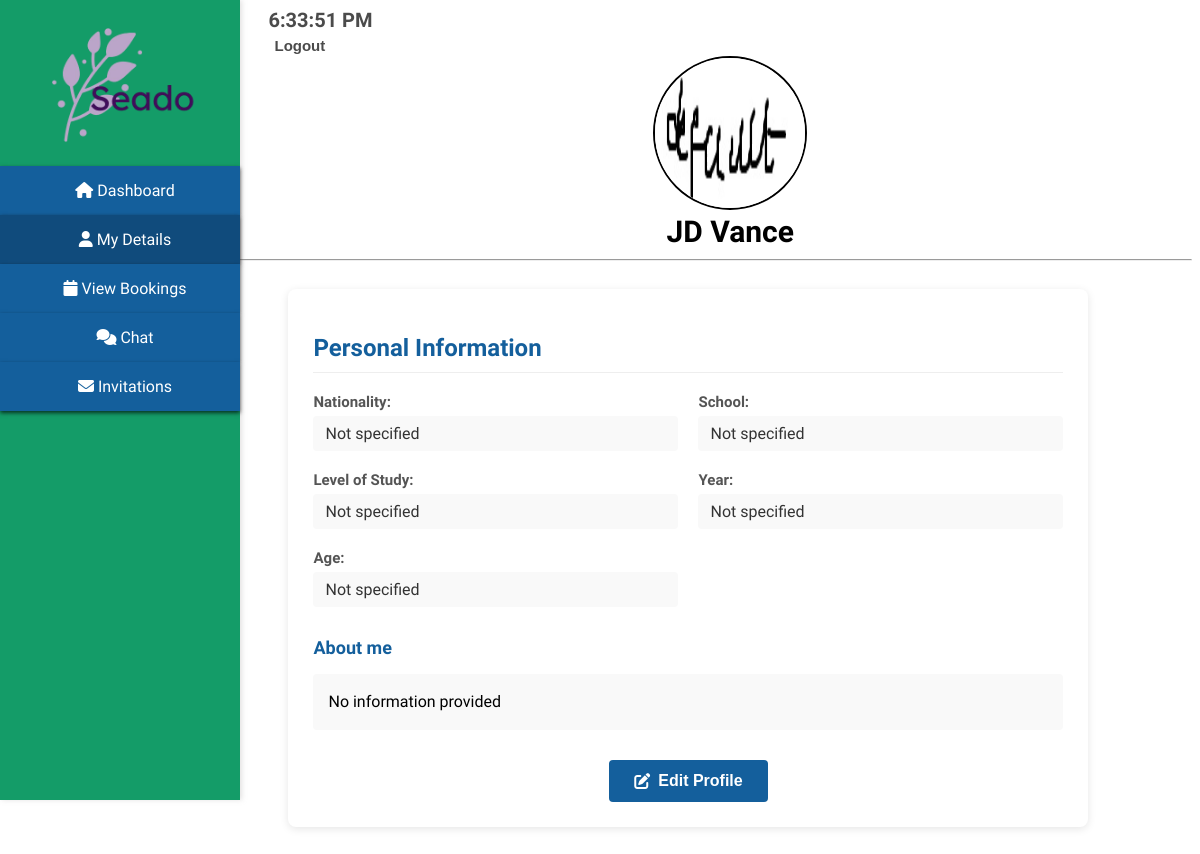
Screenshot of /student-details (signed in) with the database file from the repository.
### Website/models.py (models this page shows)
class Tutor(db.Model, UserMixin):
    id = db.Column(db.Integer, primary_key=True)
    firstName = db.Column(db.String(150), nullable=False)
    lastName = db.Column(db.String(150), nullable=False)
    qualification = db.Column(db.String(150), nullable=True)
    course = db.Column(db.String(150), nullable=True)
    email = db.Column(db.String(150), unique=True, nullable=False)
    password = db.Column(db.String(150), nullable=False)
    profilePicture = db.Column(db.String(255), nullable=True)

### Website/views.py (the view)
@views.route('/student-details')
def student_details():
    return render_template("student/student-details.html", student=current_user)

### Website/templates/student/student-details.html (shortened to what this page needs)
<!DOCTYPE html>
<html lang="en">
<head>
    <link rel="stylesheet" href="{{ url_for('static', filename='stylesheets/dashboard-style.css') }}">
    <link rel="stylesheet" href="{{ url_for('static', filename='stylesheets/student-details.css') }}">
</head>
<body>
    <div class="container">
        <div class="side-pane">
            <div class="seado">
                <img class="seado-logo" src="{{ url_for('static', filename='icons/seado-logo.png') }}">
            </div>
            <nav>
                <ul>
                    <li><a href="{{ url_for('views.student_dashboard') }}"><i class="fas fa-home"></i> Dashboard</a></li>
                    <li class="active"><a href="{{ url_for('views.student_details') }}"><i class="fas fa-user"></i> My Details</a></li>
                    <li><a href="{{ url_for('views.student_view_bookings') }}"><i class="fas fa-calendar"></i> View Bookings</a></li>
                    <li><a href="{{ url_for('views.student_recent_chats') }}"><i class="fas fa-comments"></i> Chat</a></li>
                    <li><a href="{{ url_for('views.student_invitations') }}"><i class="fas fa-envelope"></i> Invitations</a></li>
                </ul>
            </nav>
        </div>
        <div class="profile-header">
            <div class="top">
                <div class="live-time" id="live-time">
                </div>
                <div class="logout-button">
                    <a href="{{ url_for('auth.student_logout') }}"><button class="logout">Logout</button></a>
                </div>
            </div>
            <div class="tutor-information">
                <div class="profile-picture-div">
                    <img class="profile-picture" src="{{ url_for('static', filename='uploads/profile-pics/' + (student.profilePicture if student.profilePicture else 'default.jpg'))}}">
                </div>
                <p class="tutor-name">{{ student.firstName }} {{ student.lastName }}</p>
            </div>
        </div>
        <hr>
        <div class="student-details-content">
            <div class="details-card">
                <h2>Personal Information</h2>
                <div class="details-grid">
                    <div class="detail-item">
                        <span class="detail-label">Nationality:</span>
                        <span class="detail-value">{{ student.nationality or 'Not specified' }}</span>
                    </div>
                    <div class="detail-item">
                        <span class="detail-label">School:</span>
                        <span class="detail-value">{{ student.school or 'Not specified' }}</span>
                    </div>
                    <div class="detail-item">
                        <span class="detail-label">Level of Study:</span>
                        <span class="detail-value">{{ student.studyLevel or 'Not specified' }}</span>
                    </div>
                    <div class="detail-item">
                        <span class="detail-label">Year:</span>
                        <span class="detail-value">{{ student.year or 'Not specified' }}</span>
                    </div>
                    <div class="detail-item">
                        <span class="detail-label">Age:</span>
                        <span class="detail-value">{{ student.age or 'Not specified' }}</span>
                    </div>
                </div>
                <div class="about-me-section">
                    <h3>About me</h3>
                    <p class="about-me-text">{{ student.bio or 'No information provided' }}</p>
                </div>
                <div class="edit-profile-btn">
                    <button class="btn-edit"><i class="fas fa-edit"></i> Edit Profile</button>
                </div>
            </div>
        </div>
    </div>
</body>
</html>

### Website/static/stylesheets/dashboard-style.css (style rules this page uses)
body { font-family: "Work Sans", sans-serif; font-optical-sizing: auto; font-weight: 450; font-style: normal; }
.side-pane { position: fixed; top: 0; left: 0; height: 100vh; background-color: rgb(20, 156, 104); width: 20%; color: white; padding: 0; margin: 0; box-shadow: 2px 0 5px rgba(173, 170, 170, 0.336); text-align: center; }
.seado-logo { width: 80%; margin-top: 20px; }
nav { margin-top: 10px; }
ul { list-style-type: none; margin: 0; padding: 0; }
li { background-color: rgb(20, 95, 156); padding-top: 15px; padding-bottom: 15px; border: none; box-shadow: 0 2px 4px rgba(0, 0, 0, 0.692); margin: 0; padding-left: 10px; cursor: pointer; }
.profile-header { margin-left: 22%; align-items: center; }
.top { font-size: 20px; }
.live-time { color: rgba(20, 19, 19, 0.763); font-weight: bold; }
.logout { border: none; background: none; cursor: pointer; color: rgba(20, 19, 19, 0.763); font-weight: bold; font-size: 15px; }
.tutor-information { text-align: center; justify-content: center; }
.profile-picture { border: solid 2px black; width: 150px; height: 150px; border-radius: 50%; }
.tutor-name { margin: 0; font-size: 30px; font-weight: bold; }
hr { margin-top: 10px; color: rgb(34, 34, 34) }
a { text-decoration: none; color: white; }

### Website/static/stylesheets/student-details.css (style rules this page uses)
.student-details-content { margin-left: 22%; padding: 20px; max-width: 800px; }
.details-card { background-color: white; border-radius: 8px; padding: 25px; box-shadow: 0 2px 8px rgba(0, 0, 0, 0.1); }
.details-card h2 { color: rgb(20, 95, 156); font-size: 24px; margin-bottom: 20px; padding-bottom: 10px; border-bottom: 1px solid #eee; }
.details-grid { display: grid; grid-template-columns: 1fr 1fr; gap: 20px; margin-bottom: 30px; }
.detail-item { display: flex; flex-direction: column; }
.detail-label { font-weight: 600; color: #555; margin-bottom: 5px; font-size: 15px; }
.detail-value { font-size: 16px; color: #333; padding: 8px 12px; background-color: #f9f9f9; border-radius: 4px; }
.about-me-section { margin-top: 25px; }
.about-me-section h3 { font-size: 18px; color: rgb(20, 95, 156); margin-bottom: 10px; }
.about-me-text { padding: 15px; background-color: #f9f9f9; border-radius: 4px; line-height: 1.6; }
.edit-profile-btn { margin-top: 30px; text-align: center; }
.btn-edit { background-color: rgb(20, 95, 156); color: white; border: none; padding: 12px 25px; border-radius: 4px; font-weight: 600; cursor: pointer; transition: background-color 0.2s; font-size: 16px; display: inline-flex; align-items: center; gap: 8px; }
.side-pane nav ul li.active { background-color: rgb(16, 75, 124); box-shadow: 0 2px 4px rgba(14, 13, 13, 0.938); }

### rows the page displays
Tutor: profilePicture (placeholder picture), firstName "JD", lastName "Vance"

### other values shown
{{ student.nationality or 'Not specified' }} "Not specified"
{{ student.school or 'Not specified' }} "Not specified"
{{ student.studyLevel or 'Not specified' }} "Not specified"
{{ student.year or 'Not specified' }} "Not specified"
{{ student.age or 'Not specified' }} "Not specified"
{{ student.bio or 'No information provided' }} "No information provided"
